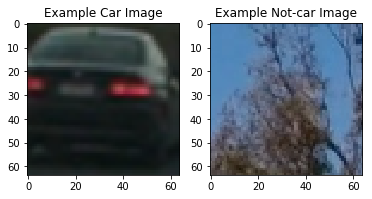
#> input picture forreport/car_notcar.png, 372 x 199 px, given as the content of the folder vehicles, which was not available; the run also reads 2 pictures not shown here
$ jupyter execute --allow-errors 'Vehicle Detection3.ipynb'   (shell and % lines are left out)   (older library calls are emulated)   (text cells are left out)
#> lines starting #> are read from the running program, lines starting #| are printed output that depends on the picture; pictures that were not available may be replaced by others from this repository, and a replacement may not be noted
[cell 1]
import random
import pickle
import time
import glob

import numpy as np
import cv2
import matplotlib.pyplot as plt
import matplotlib.image as mpimg
from skimage.feature import hog
from skimage import color, exposure
from sklearn.preprocessing import StandardScaler
from sklearn.svm import LinearSVC
from sklearn.model_selection import train_test_split
from scipy.ndimage.measurements import label

[cell 2]
from collections import deque

[cell 3]
from scipy import misc

[cell 4]
import skimage.io as skimg
# skimage.io.imread

[cell 5]
# images are divided up into vehicles and non-vehicles
cars = glob.glob('vehicles/**/*.png', recursive=True)
notcars = glob.glob('non-vehicles/**/*.png', recursive=True)
print("car templates: %d " % len(cars))
print("non-car templates: %d " % len(notcars))

[cell 6]
# Define a function to return some characteristics of the dataset
def data_look(car_list, notcar_list):
    data_dict = {}
    # Define a key in data_dict "n_cars" and store the number of car images
    data_dict["n_cars"] =len(car_list)
    # Define a key "n_notcars" and store the number of notcar images
    data_dict["n_notcars"] = len(notcar_list)
    # Read in a test image, either car or notcar
    # Define a key "image_shape" and store the test image shape 3-tuple
    img = mpimg.imread(car_list[0])
#> img is the input picture: shape (199, 372, 4) float32; mean R, G, B, A 0.482, 0.512, 0.543, 0.65
    image_shape = img.shape
    data_dict["image_shape"] = image_shape
    # Define a key "data_type" and store the data type of the test image.
    data_dict["data_type"] = type(img)

    # Return data_dict
    return data_dict

[cell 7]
data_info = data_look(cars, notcars)
#> data_info = 4 items

print('Your function returned a count of',
      data_info["n_cars"], ' cars and',
      data_info["n_notcars"], ' non-cars')
#| Your function returned a count of 1  cars and 1  non-cars
print('of size: ',data_info["image_shape"], ' and data type:',
      data_info["data_type"])
#| of size:  (199, 372, 4)  and data type: <class 'numpy.ndarray'>
# Just for fun choose random car / not-car indices and plot example images
car_ind = np.random.randint(0, len(cars))
#> car_ind = 0
notcar_ind = np.random.randint(0, len(notcars))

# Read in car / not-car images
car_image = misc.imread(cars[car_ind])
notcar_image = misc.imread(notcars[notcar_ind])

# Plot the examples
fig = plt.figure()
plt.subplot(121)
plt.imshow(car_image)
plt.title('Example Car Image')
plt.subplot(122)
plt.imshow(notcar_image)
plt.title('Example Not-car Image')
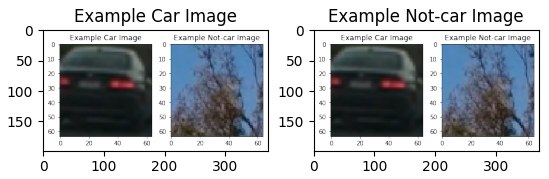
#> figure drawn by matplotlib, 2 panels

[cell 8]
# Define a function to return HOG features and visualization
def get_hog_features(img, orient, pix_per_cell, cell_per_block,
                        vis=False, feature_vec=True):
    # Call with two outputs if vis==True
    if vis == True:
        features, hog_image = hog(img, orientations=orient,
                                  pixels_per_cell=(pix_per_cell, pix_per_cell),
                                  cells_per_block=(cell_per_block, cell_per_block),
                                  transform_sqrt=True,
                                  visualise=vis,
                                  feature_vector=feature_vec)
#                                   block_norm='L1-sqrt')
        return features, hog_image
    # Otherwise call with one output
    else:
        features = hog(img, orientations=orient,
                       pixels_per_cell=(pix_per_cell, pix_per_cell),
                       cells_per_block=(cell_per_block, cell_per_block),
                       transform_sqrt=True,
                       visualise=vis, feature_vector=feature_vec)
        return features

# Define a function to compute binned color features
# [17 lines left out: functions bin_spatial, color_hist, not called in this run]

# Define a function to extract features from a list of images
# Have this function call bin_spatial() and color_hist()
def extract_features(imgs, color_space='YCrCb', spatial_size=(32, 32),
                        hist_bins=32, orient=18,
                        pix_per_cell=12, cell_per_block=1, hog_channel='ALL',
                        spatial_feat=True, hist_feat=True, hog_feat=True):
    # Create a list to append feature vectors to
    features = []
    # Iterate through the list of images
    for file in imgs:
        file_features = []
        # Read in each one by one
#         image = mpimg.imread(file)
        image = misc.imread(file)
        # apply color conversion if other than 'RGB'
        if color_space != 'RGB':
            if color_space == 'HSV':
                feature_image = cv2.cvtColor(image, cv2.COLOR_RGB2HSV)
            elif color_space == 'LUV':
                feature_image = cv2.cvtColor(image, cv2.COLOR_RGB2LUV)
            elif color_space == 'HLS':
                feature_image = cv2.cvtColor(image, cv2.COLOR_RGB2HLS)
            elif color_space == 'YUV':
                feature_image = cv2.cvtColor(image, cv2.COLOR_RGB2YUV)
            elif color_space == 'YCrCb':
                feature_image = cv2.cvtColor(image, cv2.COLOR_RGB2YCrCb)
        else: feature_image = np.copy(image)

        if spatial_feat == True:
            spatial_features = bin_spatial(feature_image, size=spatial_size)
            file_features.append(spatial_features)
        if hist_feat == True:
            # Apply color_hist()
            hist_features = color_hist(feature_image, nbins=hist_bins)
            file_features.append(hist_features)
        if hog_feat == True:
        # Call get_hog_features() with vis=False, feature_vec=True
            if hog_channel == 'ALL':
                hog_features = []
                for channel in range(feature_image.shape[2]):
                    hog_features.append(get_hog_features(feature_image[:,:,channel],
                                        orient, pix_per_cell, cell_per_block,
                                        vis=False, feature_vec=True))
                hog_features = np.ravel(hog_features)
            else:
                hog_features = get_hog_features(feature_image[:,:,hog_channel], orient,
                            pix_per_cell, cell_per_block, vis=False, feature_vec=True)
            # Append the new feature vector to the features list
            file_features.append(hog_features)
        features.append(np.concatenate(file_features))
    # Return list of feature vectors
    return features

[cell 9]
# Generate a random index to look at a car image
ind = np.random.randint(0, len(cars))
#> ind = 0
# Read in the image
image = mpimg.imread(cars[ind])
cv_image = cv2.cvtColor(image, cv2.COLOR_RGB2YCrCb)
#> cv_image: shape (199, 372, 3) float32; mean of channels 0, 1, 2 0.507, 0.482, 0.521

[cell 10]
# Define HOG parameters
orient = 18
pix_per_cell = 12
cell_per_block = 1
# channel = 0


# Call our function with vis=True to see an image output
features, hog_image = get_hog_features(cv_image[:,:,0], orient,
                    pix_per_cell, cell_per_block,
                    vis=True, feature_vec=False)
#> in get_hog_features, `features, hog_image = hog(img, orientations=orient, pixels_per_cell=(p..`:
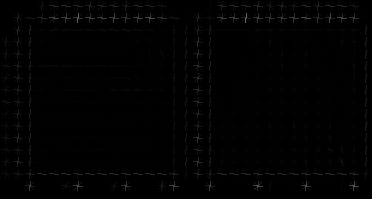
#> hog_image: shape (199, 372) float32; min 0, max 0.454, mean 0.00715
#> in get_hog_features, `features, hog_image = hog(img, orientations=orient, pixels_per_cell=(p..`:
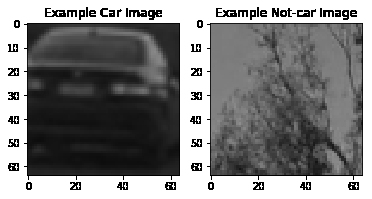
#> img: shape (199, 372) float32; min 0, max 1, mean 0.507

print(features.shape)
#| (16, 31, 1, 1, 18)
# Plot the examples
fig = plt.figure()
plt.subplot(121)
#> (the rest of this cell did not finish here and is left out)

[cell 11]
# Define HOG parameters
orient = 9
pix_per_cell = 8
cell_per_block = 2
channel = 0

for channel in range(3):
    # Call our function with vis=True to see an image output
    features, hog_image = get_hog_features(cv_image[:,:,channel], orient,
                            pix_per_cell, cell_per_block,
                            vis=True, feature_vec=False)

    # Plot the examples
    fig = plt.figure()
    plt.subplot(121)
    plt.imshow(image[:,:,channel], cmap='gray')
    plt.title('Example Car Image: CH %d' % channel)
    plt.subplot(122)
    plt.imshow(hog_image, cmap='gray')
    plt.title('HOG Visualization: CH %d' % channel)
#> this loop made 3 passes
#> pass 1, in get_hog_features (call 2), `features, hog_image = hog(img, orientations=orient, pixels_per_cell=(p..`:
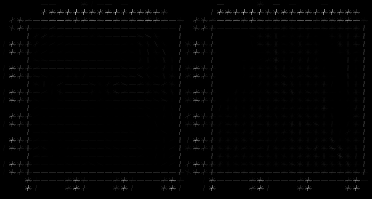
#> hog_image: shape (199, 372) float32; min 0, max 0.794, mean 0.0106
#> pass 2, in get_hog_features (call 3), `features, hog_image = hog(img, orientations=orient, pixels_per_cell=(p..`:
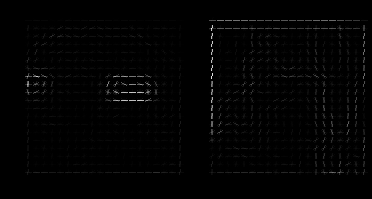
#> hog_image: shape (199, 372) float32; min 0, max 0.0286, mean 0.000309; drawn with min black and max white
    #### Display HOG Test
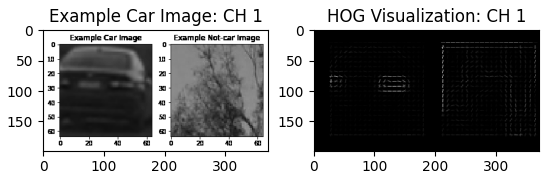
#> figure drawn by matplotlib, 2 panels
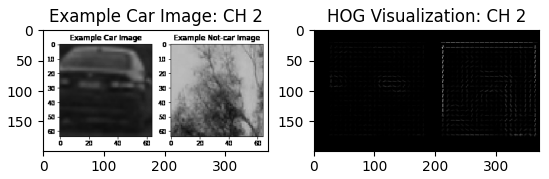
#> figure drawn by matplotlib, 2 panels

[cell 12]
image = mpimg.imread(notcars[ind])
cv_image = cv2.cvtColor(image, cv2.COLOR_RGB2YCrCb)
# Define HOG parameters
orient = 9
pix_per_cell = 8
cell_per_block = 2
channel = 0

for channel in range(3):
    # Call our function with vis=True to see an image output
    features, hog_image = get_hog_features(cv_image[:,:,channel], orient,
                            pix_per_cell, cell_per_block,
                            vis=True, feature_vec=False)

    # Plot the examples
    fig = plt.figure()
    plt.subplot(121)
    plt.imshow(image[:,:,channel], cmap='gray')
    plt.title('Example Not Car Image: CH %d' % channel)
    plt.subplot(122)
    plt.imshow(hog_image, cmap='gray')
    plt.title('HOG Visualization: CH %d' % channel)
    #### Display HOG Test
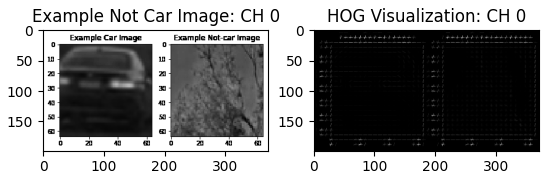
#> figure drawn by matplotlib, 2 panels
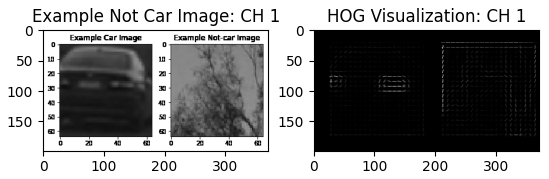
#> figure drawn by matplotlib, 2 panels
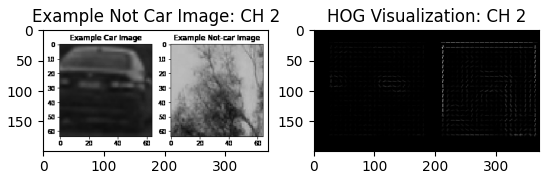
#> figure drawn by matplotlib, 2 panels
#> (the rest of the program and of its run is left out)
